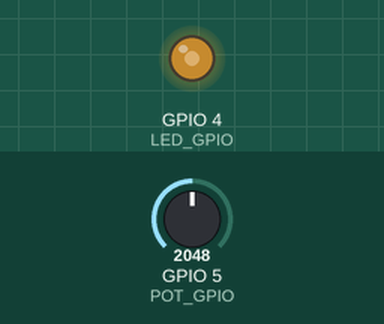
A sketch run on a simulated ESP32-S3. Shown: output pins drawn as LEDs (lit = HIGH). Inputs (shaded band) come from the test bench; at power-on: GPIO 5 (POT_GPIO) = 2048.

Above: at 1.2 s.
1.3 s: GPIO 5 (POT_GPIO) set to 2866
At 2.5 s:
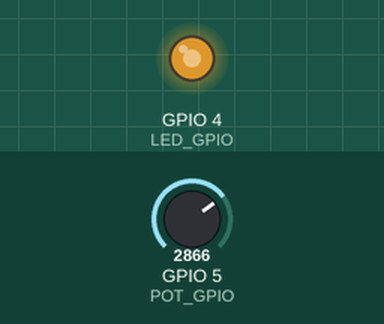
2.8 s: GPIO 5 (POT_GPIO) set to 3603
At 3.7 s:
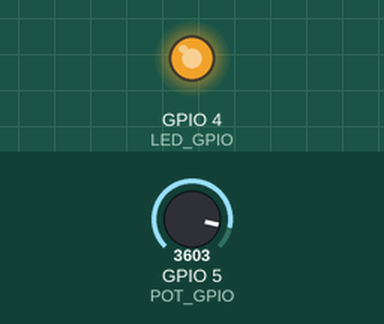
4.3 s: GPIO 5 (POT_GPIO) set to 491
At 4.9 s:
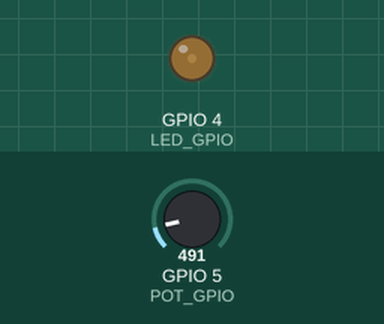
5.8 s: GPIO 5 (POT_GPIO) set to 0
At 6.9 s:
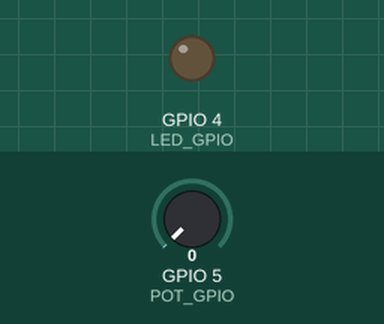
Timing chart, 0 to 8.3 s (numbered marks = the images above; inputs shaded):
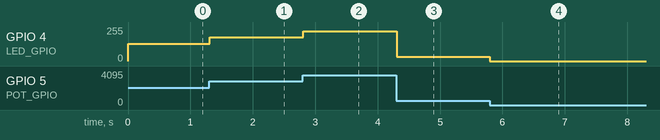

The sketch:

04-053_Digital_in_pot_PWM.ino
```cpp
/*  04.052 - ESP32-S3 Potentiometer + PWM LED Example

    This sketch reads an analog value from a potentiometer and maps it to a PWM
    signal that controls LED brightness.

    Board: ESP32-S3 DevKit (e.g. DevKitC-1 N16R8)

    Components
    ----------
    - 10K potentiometer
    - LED + 330Ω resistor

    Connections
    -----------
    ESP32-S3 DevKit | Component
    ---------------------------
    GND             | Pot pin 1
    GPIO5           | Pot pin 2 (middle)
    3.3V            | Pot pin 3
    GPIO4           | LED anode via resistor
    GND             | LED cathode

    Author: Peter Dalmaris
    Updated: July 2025 for ESP32-S3
*/

const byte POT_GPIO = 5;   // ADC1_CH4
const byte LED_GPIO = 4;   // PWM-capable GPIO

void setup() {
  ledcAttach(LED_GPIO, 4000, 12); // 12 kHz PWM, 12-bit resolution (0–4095)
}

void loop() {
  int adcValue = analogRead(POT_GPIO); // 0–4095
  ledcWrite(LED_GPIO, adcValue);       // Directly use ADC value as PWM duty
  delay(10); // Optional: smooth out ADC jitter
}
```

Measured:
- after the input at 1.3 s, GPIO 4 (LED_GPIO): 128/255 → 178/255 at once
- after the input at 2.8 s, GPIO 4 (LED_GPIO): 178/255 → 224/255 at once
- after the input at 4.3 s, GPIO 4 (LED_GPIO): 224/255 → 31/255 at once
- after the input at 5.8 s, GPIO 4 (LED_GPIO): 31/255 → 0/255 at once
